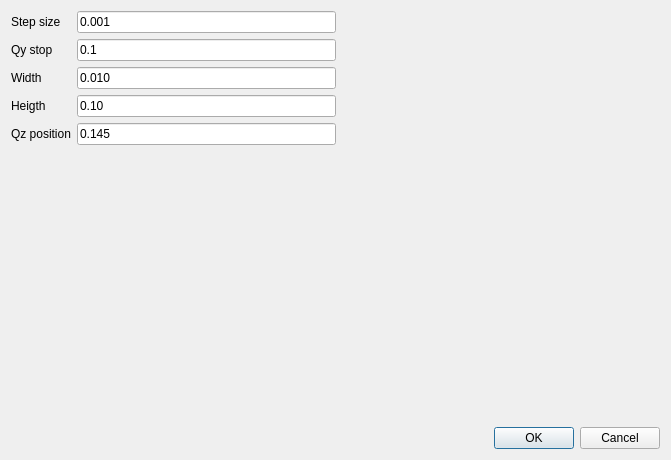
<?xml version="1.0" encoding="UTF-8"?>
<ui version="4.0">
 <class>Dialog</class>
 <widget class="QDialog" name="Dialog">
  <property name="geometry">
   <rect>
    <x>0</x>
    <y>0</y>
    <width>671</width>
    <height>460</height>
   </rect>
  </property>
  <property name="windowTitle">
   <string>Settings</string>
  </property>
  <layout class="QGridLayout" name="gridLayout">
   <item row="7" column="1">
    <widget class="QDialogButtonBox" name="buttonBox">
     <property name="orientation">
      <enum>Qt::Horizontal</enum>
     </property>
     <property name="standardButtons">
      <set>QDialogButtonBox::Cancel|QDialogButtonBox::Ok</set>
     </property>
    </widget>
   </item>
   <item row="0" column="1">
    <layout class="QHBoxLayout" name="horizontalLayout" stretch="10,10">
     <item>
      <layout class="QGridLayout" name="gridLayout_3">
       <item row="1" column="0">
        <widget class="QLabel" name="label_2">
         <property name="text">
          <string>Qy stop</string>
         </property>
        </widget>
       </item>
       <item row="0" column="0">
        <widget class="QLabel" name="label">
         <property name="text">
          <string>Step size</string>
         </property>
        </widget>
       </item>
       <item row="4" column="2">
        <widget class="QLineEdit" name="qz_pos_entry">
         <property name="text">
          <string>0.145</string>
         </property>
        </widget>
       </item>
       <item row="1" column="2">
        <widget class="QLineEdit" name="qy_stop_entry">
         <property name="text">
          <string>0.1</string>
         </property>
        </widget>
       </item>
       <item row="4" column="0">
        <widget class="QLabel" name="label_3">
         <property name="text">
          <string>Qz position</string>
         </property>
        </widget>
       </item>
       <item row="0" column="2">
        <widget class="QLineEdit" name="step_size_entry">
         <property name="text">
          <string>0.001</string>
         </property>
        </widget>
       </item>
       <item row="2" column="2">
        <widget class="QLineEdit" name="width_entry">
         <property name="text">
          <string>0.010</string>
         </property>
        </widget>
       </item>
       <item row="2" column="0">
        <widget class="QLabel" name="label_4">
         <property name="text">
          <string>Width</string>
         </property>
        </widget>
       </item>
       <item row="6" column="2">
        <layout class="QGridLayout" name="gridLayout_4">
         <item row="1" column="0">
          <spacer name="verticalSpacer">
           <property name="orientation">
            <enum>Qt::Vertical</enum>
           </property>
           <property name="sizeHint" stdset="0">
            <size>
             <width>20</width>
             <height>40</height>
            </size>
           </property>
          </spacer>
         </item>
        </layout>
       </item>
       <item row="3" column="0">
        <widget class="QLabel" name="label_5">
         <property name="text">
          <string>Heigth</string>
         </property>
        </widget>
       </item>
       <item row="3" column="2">
        <widget class="QLineEdit" name="heigth_entry">
         <property name="text">
          <string>0.10</string>
         </property>
        </widget>
       </item>
      </layout>
     </item>
     <item>
      <layout class="QVBoxLayout" name="map_preview"/>
     </item>
    </layout>
   </item>
  </layout>
 </widget>
 <resources/>
 <connections>
  <connection>
   <sender>buttonBox</sender>
   <signal>rejected()</signal>
   <receiver>Dialog</receiver>
   <slot>reject()</slot>
   <hints>
    <hint type="sourcelabel">
     <x>316</x>
     <y>260</y>
    </hint>
    <hint type="destinationlabel">
     <x>286</x>
     <y>274</y>
    </hint>
   </hints>
  </connection>
  <connection>
   <sender>buttonBox</sender>
   <signal>accepted()</signal>
   <receiver>Dialog</receiver>
   <slot>accept()</slot>
   <hints>
    <hint type="sourcelabel">
     <x>248</x>
     <y>254</y>
    </hint>
    <hint type="destinationlabel">
     <x>157</x>
     <y>274</y>
    </hint>
   </hints>
  </connection>
 </connections>
</ui>
